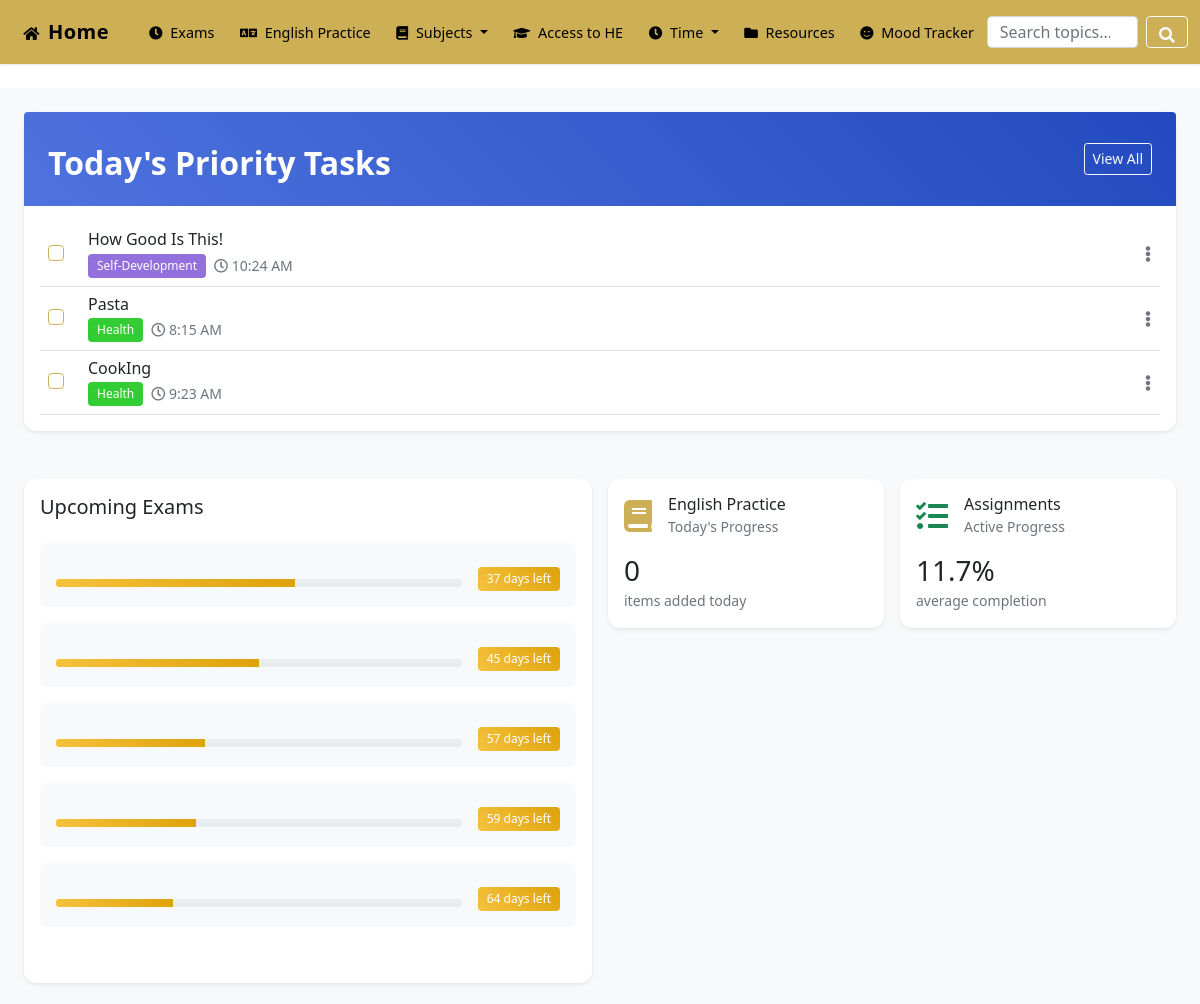
/dashboard.php (upper part), run on an earlier commit of the app's database.
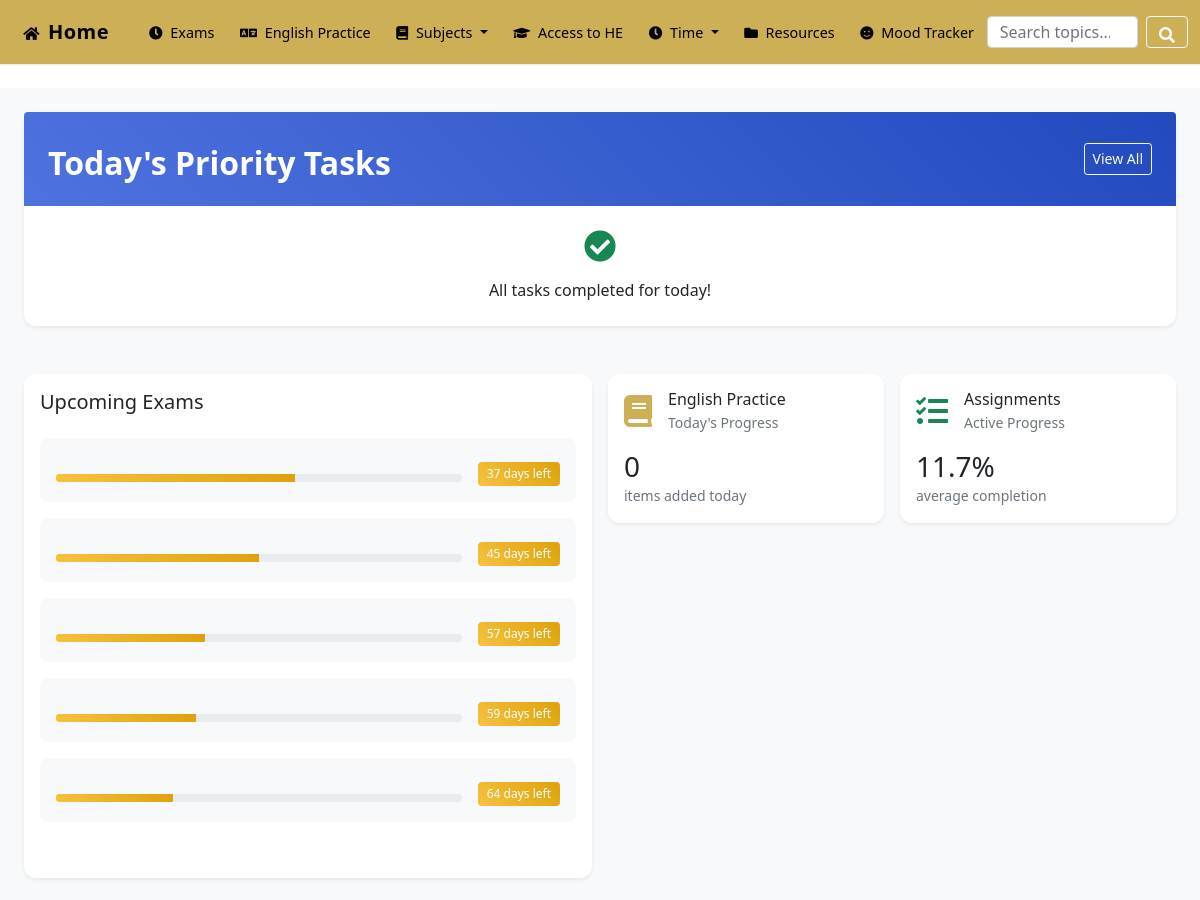
And on a later commit of the database.
### tables this page shows
CREATE TABLE `tasks` (
  `id` int(11) NOT NULL,
  `category_id` int(11) NOT NULL,
  `parent_task_id` int(11) DEFAULT NULL COMMENT 'For subtasks - references parent task',
  `title` varchar(255) NOT NULL,
  `description` text DEFAULT NULL,
  `task_type` enum('one-time','recurring') NOT NULL DEFAULT 'one-time',
  `priority` enum('low','medium','high') NOT NULL DEFAULT 'medium',
  `estimated_duration` int(11) DEFAULT 0 COMMENT 'Estimated duration in minutes',
  `due_date` date DEFAULT NULL,
  `due_time` time DEFAULT NULL,
  `status` enum('pending','in_progress','completed','not_done','snoozed') DEFAULT 'pending',
  `completion_percentage` decimal(5,2) DEFAULT 0.00,
  `is_active` tinyint(1) DEFAULT 1,
  `created_at` timestamp NOT NULL DEFAULT current_timestamp(),
  `updated_at` timestamp NOT NULL DEFAULT current_timestamp() ON UPDATE current_timestamp()
);

CREATE TABLE `task_categories` (
  `id` int(11) NOT NULL,
  `name` varchar(50) NOT NULL,
  `description` text DEFAULT NULL,
  `icon` varchar(50) DEFAULT 'fas fa-tasks' COMMENT 'Font Awesome icon class name',
  `color` varchar(7) DEFAULT '#6c757d',
  `display_order` int(11) DEFAULT 0,
  `is_active` tinyint(1) DEFAULT 1,
  `created_at` timestamp NOT NULL DEFAULT current_timestamp(),
  `updated_at` timestamp NOT NULL DEFAULT current_timestamp() ON UPDATE current_timestamp()
);

CREATE TABLE `exams` (
  `id` int(11) NOT NULL,
  `subject_id` int(11) DEFAULT NULL,
  `title` varchar(100) NOT NULL,
  `exam_date` datetime NOT NULL,
  `duration` int(11) DEFAULT 120,
  `location` varchar(100) DEFAULT NULL,
  `exam_board` varchar(50) DEFAULT NULL,
  `paper_code` varchar(20) DEFAULT NULL,
  `importance` int(11) DEFAULT 3,
  `notes` text DEFAULT NULL,
  `section_a_topics` text DEFAULT NULL,
  `section_b_topics` text DEFAULT NULL,
  `total_marks` int(11) DEFAULT 0,
  `calculator_allowed` tinyint(1) DEFAULT 0,
  `formula_sheet_provided` tinyint(1) DEFAULT 0,
  `equipment_needed` text DEFAULT NULL,
  `special_instructions` text DEFAULT NULL,
  `revision_resources` text DEFAULT NULL,
  `exam_tips` text DEFAULT NULL,
  `syllabus_link` varchar(255) DEFAULT NULL
);

### dashboard.php (the view, shortened to what the changed rows need)
<?php
require_once 'includes/db_connect.php';
$tasks_query = "
    SELECT t.*, tc.name as category_name, tc.color as category_color
    FROM tasks t
    LEFT JOIN task_categories tc ON t.category_id = tc.id
    WHERE DATE(t.due_date) = CURRENT_DATE
    AND t.status != 'completed'
    ORDER BY t.priority DESC, t.due_time ASC
";
$tasks_result = $conn->query($tasks_query);
$today_tasks = $tasks_result->fetch_all(MYSQLI_ASSOC);
$exams_query = "
    SELECT *,
           DATEDIFF(exam_date, CURRENT_DATE) as days_left
    FROM exams
    WHERE exam_date >= CURRENT_DATE
    ORDER BY exam_date ASC
    LIMIT 5
";
$exams_result = $conn->query($exams_query);
$upcoming_exams = $exams_result->fetch_all(MYSQLI_ASSOC);
require_once 'includes/header.php';
?>
<div class="dashboard">
    <section class="dashboard-section mb-4">
        <div class="container-fluid">
            <div class="row g-3">
                <div class="col-12">
                    <div class="card border-0 shadow-sm">
                        <div class="card-body p-0">
                            <div class="p-4 bg-primary text-white rounded-top">
                                <div class="d-flex justify-content-between align-items-center">
                                    <h2 class="h5 mb-0">Today's Priority Tasks</h2>
                                </div>
                            </div>
                            <?php if (empty($today_tasks)): ?>
                                <div class="p-4 text-center">
                                    <i class="fas fa-check-circle fa-2x text-success mb-3"></i>
                                    <p class="mb-0">All tasks completed for today!</p>
                                </div>
                            <?php else: ?>
                                <div class="task-list p-3">
                                    <?php foreach ($today_tasks as $task): ?>
                                        <div class="task-item d-flex align-items-center p-2 border-bottom">
                                            <div class="form-check">
                                                <input type="checkbox" class="form-check-input task-checkbox"
                                                       data-task-id="<?php echo $task['id']; ?>"
                                                       id="task<?php echo $task['id']; ?>">
                                            </div>
                                            <div class="ms-3 flex-grow-1">
                                                <h6 class="mb-1"><?php echo htmlspecialchars($task['title']); ?></h6>
                                                <div class="d-flex align-items-center">
                                                    <span class="badge" style="background-color: <?php echo $task['category_color']; ?>">
                                                        <?php echo htmlspecialchars($task['category_name']); ?>
                                                    </span>
                                                    <?php if ($task['due_time']): ?>
                                                        <span class="ms-2 text-muted small">
                                                            <i class="far fa-clock"></i>
                                                            <?php echo date('g:i A', strtotime($task['due_time'])); ?>
                                                        </span>
                                                    <?php endif; ?>
                                                </div>
                                            </div>
                                            <div class="task-actions">
                                                <button class="btn btn-link text-muted p-0" data-bs-toggle="dropdown">
                                                    <i class="fas fa-ellipsis-v"></i>
                                                </button>
                                            </div>
                                        </div>
                                    <?php endforeach; ?>
                                </div>
                            <?php endif; ?>
                        </div>
                    </div>
                </div>
            </div>
        </div>
    </section>
    <section class="dashboard-section mb-4">
        <div class="container-fluid">
            <div class="row g-3">
                <div class="col-md-6">
                    <div class="card border-0 shadow-sm h-100">
                        <div class="card-body">
                            <?php if (empty($upcoming_exams)): ?>
                                <p class="text-muted">No upcoming exams scheduled.</p>
                            <?php else: ?>
                                <?php foreach ($upcoming_exams as $exam): ?>
                                    <div class="exam-countdown mb-3">
                                        <div class="d-flex align-items-center">
                                            <div class="progress flex-grow-1" style="height: 8px;">
                                                <?php
                                                $days_left = max(0, $exam['days_left']);
                                                $total_days = 90;
                                                $progress = 100 - (($days_left / $total_days) * 100);
                                                ?>
                                                <div class="progress-bar bg-warning" style="width: <?php echo $progress; ?>%"></div>
                                            </div>
                                            <span class="ms-3 badge bg-warning">
                                                <?php echo $days_left; ?> days left
                                            </span>
                                        </div>
                                    </div>
                                <?php endforeach; ?>
                            <?php endif; ?>
                        </div>
                    </div>
                </div>
            </div>
        </div>
    </section>
</div>
<?php require_once 'includes/footer.php'; ?>

What changed in the data, as far as the page shows it:
removed tasks: title "How Good Is This!", task_categories.name "Self-Development", due_time "10:24 AM"
removed tasks: title "Pasta", task_categories.name "Health", due_time "8:15 AM"
removed tasks: title "CookIng", task_categories.name "Health", due_time "9:23 AM"
Also different on the page:
text now shown: "All tasks completed for today!"
